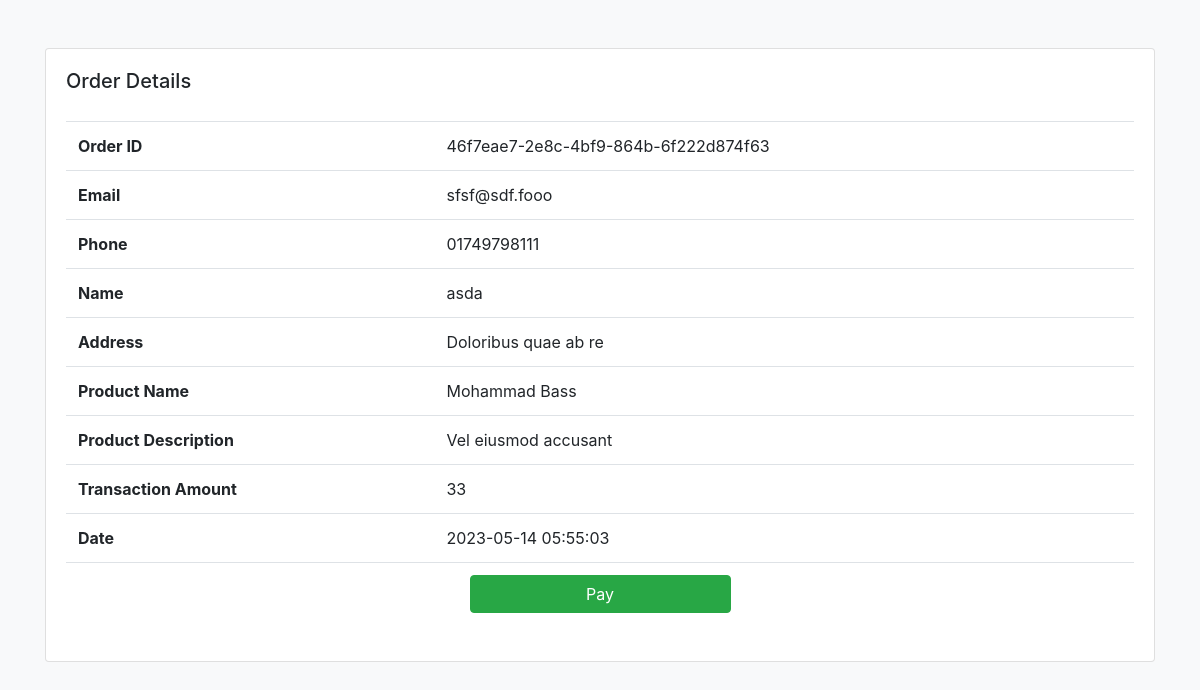
The app's page /order-pay.php?order=46f7eae7-2e8c-4bf9-864b-6f222d874f63 (signed in) with its own data.
### tables this page shows
CREATE TABLE `orders` (
  `id` bigint UNSIGNED NOT NULL,
  `order_id` varchar(64) NOT NULL,
  `phone` varchar(191) NOT NULL,
  `name` varchar(191) NOT NULL,
  `email` varchar(191) NOT NULL,
  `address` text NOT NULL,
  `status` int NOT NULL DEFAULT '1',
  `is_paid` tinyint DEFAULT '0',
  `invoice` varchar(16) DEFAULT NULL,
  `product` varchar(191) NOT NULL,
  `description` varchar(300) DEFAULT NULL,
  `amount` double(14,4) NOT NULL,
  `currency` varchar(5) NOT NULL,
  `created_at` datetime DEFAULT CURRENT_TIMESTAMP,
  `updated_at` datetime DEFAULT CURRENT_TIMESTAMP ON UPDATE CURRENT_TIMESTAMP
);

### app/Services/OrderDetailsService.php (called while the page is built, shortened)
<?php
class OrderDetailsService
{
    public static function get(string $orderId): ?array
    {
        $db = new DatabaseService;
        $pdo = $db->getPDO();
        $stmt = $pdo->prepare('SELECT * FROM orders WHERE order_id = ?');
        $stmt->execute([$orderId]);
        $data = $stmt->fetch();
        return $data;
    }
}

### app/Actions/OrderDetailsAction.php (called while the page is built, shortened)
<?php
class OrderDetailsAction
{
    public static function getDetails(string $orderId):?array
    {
        return OrderDetailsService::get($orderId);
    }
}

### public/order-pay.php (the view, shortened to what this page needs)
<?php
if (isset($_GET['order']) && !empty($_GET['order'])) {
    $order = OrderDetailsAction::getDetails($_GET['order']);
}
$message = '';
include_once './layouts/header.php'; ?>
<div class="card mt-5">
    <div class="card-body">
        <h5 class="card-title">Order Details <span class="text-danger"><?php echo $message ?></span></h5>
        <table class="table table-borderless">
            <table class="table">
                <tr>
                    <th>Order ID</th>
                    <td><?php echo $order['order_id'] ?></td>
                </tr>
                <tr>
                    <th>Email</th>
                    <td><?php echo $order['email'] ?></td>
                </tr>
                <tr>
                    <th>Phone</th>
                    <td><?php echo $order['phone'] ?></td>
                </tr>
                <tr>
                    <th>Name</th>
                    <td><?php echo $order['name'] ?></td>
                </tr>
                <tr>
                    <th>Address</th>
                    <td><?php echo $order['address'] ?></td>
                </tr>
                <tr>
                    <th>Product Name</th>
                    <td><?php echo $order['product'] ?></td>
                </tr>
                <tr>
                    <th>Product Description</th>
                    <td><?php echo $order['description'] ?></td>
                </tr>
                <tr>
                    <th>Transaction Amount</th>
                    <td><?php echo $order['amount'] ?></td>
                </tr>
                <tr>
                    <th>Date</th>
                    <td><?php echo $order['created_at'] ?></td>
                </tr>
                <?php if (!$order['is_paid']) : ?>
                    <tr>
                        <td colspan="2" class="text-center">
                            <form method="post">
                                <input type="submit" name="payBtn" class="btn btn-success col-3" value="Pay">
                            </form>
                        </td>
                    </tr>
                <?php endif; ?>
            </table>
    </div>
</div>
<?php include_once './layouts/footer.php'; ?>

### records on screen
orders: order "46f7eae7-2e8c-4bf9-864b-6f222d874f63", email "sfsf@sdf.fooo", phone "01749798111", name "asda", address "Doloribus quae ab re", product "Mohammad Bass", description "Vel eiusmod accusant", amount "33", created_at "2023-05-14 05:55:03"
